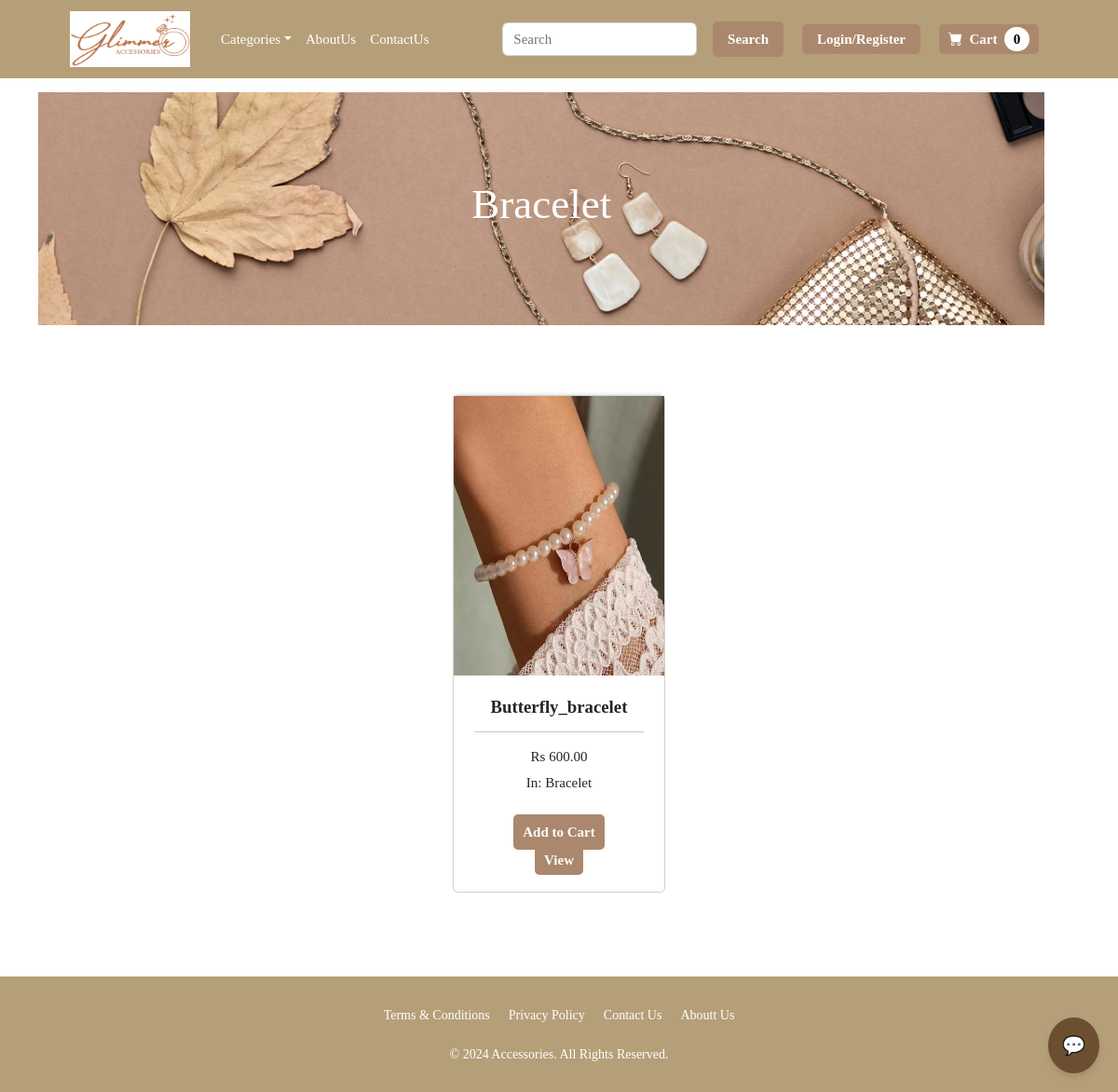
The page /category/Bracelet on the database as committed earlier.
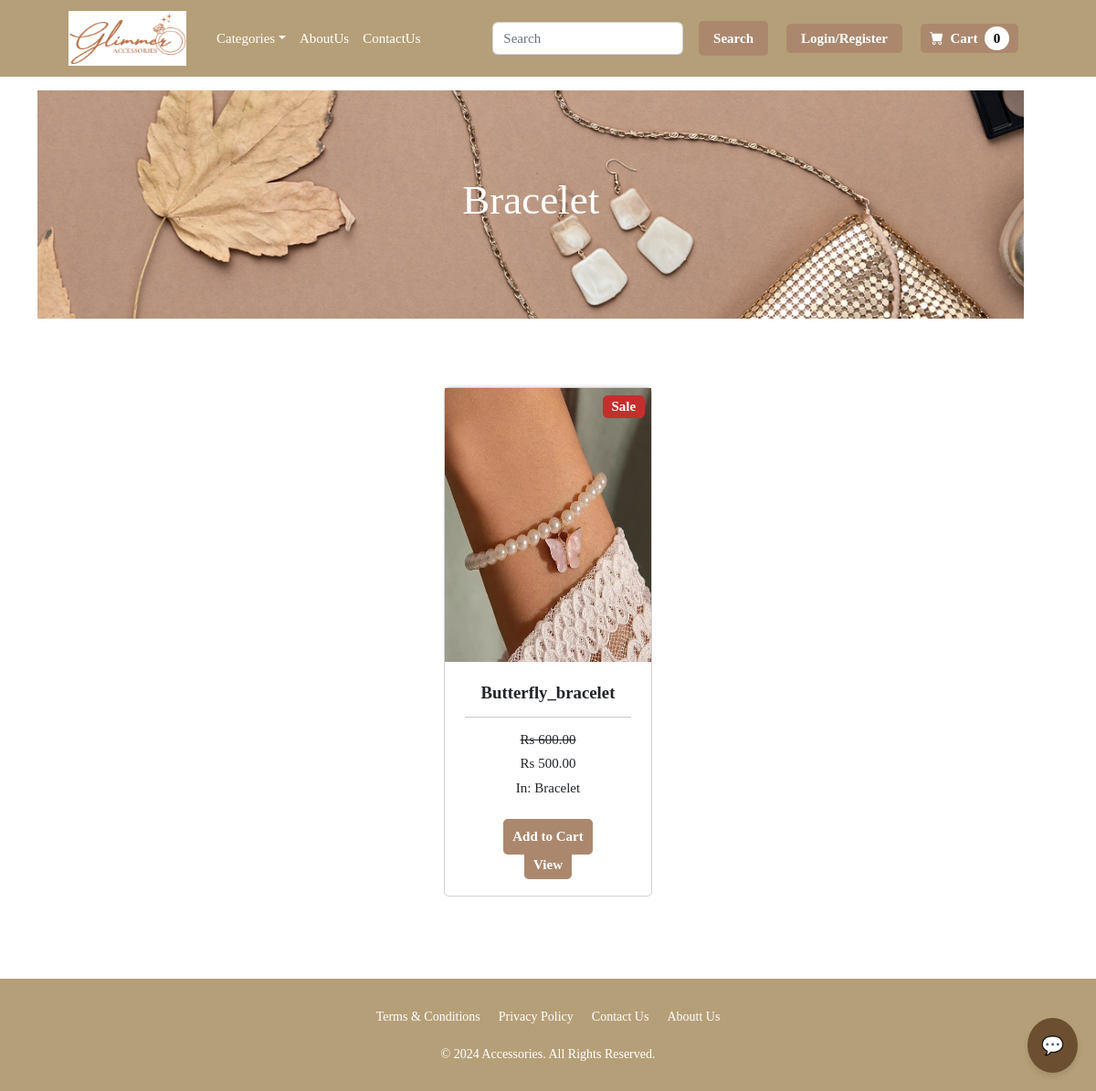
The same page on the database as committed later.
### ecommerce/models.py (models this page shows, shortened)
class Product(models.Model):
    name=models.CharField(max_length=100)
    price=models.DecimalField(default=0,decimal_places=2,max_digits=6)
    category=models.ForeignKey(Category,on_delete=models.CASCADE,default=1)
    description=models.CharField(max_length=250,default='',blank=True,null=True)
    image=models.ImageField(upload_to='uploads/product')
    is_sale=models.BooleanField(default=False)
    sale_price=models.DecimalField(default=0,decimal_places=2,max_digits=6)

class Category(models.Model):
    name = models.CharField(max_length=200)
    def __str__(self):
		    return self.name

### ecommerce/views.py (the view)
# urls.py: path('category/<str:cat>',views.category,name='category'),
def category(request,cat):
    cat=cat.replace('_',' ')
    try:
        category=Category.objects.get(name=cat)
        products=Product.objects.filter(category=category)
        return render(request,'category.html',{'products':products,'category':category})
    except:
        messages.success(request,("The category doesn't exist..."))
        return redirect('home')

### cart/context_processors.py (called while the page is built)
def cart(request):
    return{'cart':Cart(request)}

### ecommerce/templates/category.html (shortened to what this page needs)
{%extends 'main.html' %}
{%load static%}
{%block content%}
<html>
    <head>
    </head>
</html>
<header class="py-5">
    <div class="container" >
        <div id="slider" style="height: 250px;">
            <figure>
                <img src="{% static 'images/4.jpg' %}" alt="Image 1">
            </figure>
            <div class="overlay">
                <h1>{{category}}</h1>
            </div>
        </div>
    </div>
</header>
<section class="py-5">
    <div class="container px-4 px-lg-5 mt-3">
        <div class="row gx-4 gx-lg-5 row-cols-2 row-cols-md-3 row-cols-xl-4 justify-content-center">
            {%for product in products%}
                {% if product.is_sale %}
                    <div class="col mb-5">
                        <div class="card h-100">
                             <div class="badge  text-white position-absolute" style="top: 0.5rem; right: 0.5rem;background-color:#C62E2E;">Sale</div>
                            <img class="thumbnail" src="{{product.image.url}}" alt="..." />
                            <div class="card-body p-4">
                                <div class="text-center">
                                    <h5 class="fw-bolder">{{product.name}}</h5>
                                    <hr>
                                    <h6><strike>Rs {{product.price}}</strike></h6>
                                    <h6>Rs {{product.sale_price}}</h6>
                                    In: {{product.category}}
                                </div>
                            </div>
                            <div class="card-footer p-4 pt-0 border-top-0 bg-transparent">
                                <div class="text-center">
                                    <button data-product="" data-action="add" class="custom-cart-button">Add to Cart</button>
                                    <a class="custom-cart-button" href="{%url 'product' product.id %}">View</a>
                                </div>
                            </div>
                        </div>
                    </div>
                {% else %}
                    <div class="col mb-5">
                        <div class="card h-100">
                            <img class="thumbnail" src="{{product.image.url}}" alt="..." />
                            <div class="card-body p-4">
                                <div class="text-center">
                                    <h5 class="fw-bolder">{{product.name}}</h5>
                                    <hr>
                                    <h6 style="display: inline-block;">Rs {{product.price}}</h6>
                                    <br>
                                    In: {{product.category}}
                                </div>
                            </div>
                            <div class="card-footer p-4 pt-0 border-top-0 bg-transparent">
                                <div class="text-center">
                                    <button data-product="" data-action="add" class="custom-cart-button">Add to Cart</button>
                                    <a class="custom-cart-button" href="{%url 'product' product.id %}">View</a>
                                </div>
                            </div>
                        </div>
                    </div>
                {% endif %}
            {% endfor %}
        </div>
    </div>
</section>
{%endblock content%}

Rows that differ between the two databases and show on the page:
changed Product "Butterfly_bracelet": is_sale False → True (drawn); image: picture added; sale_price (not shown) → "500.00"; image: picture removed
